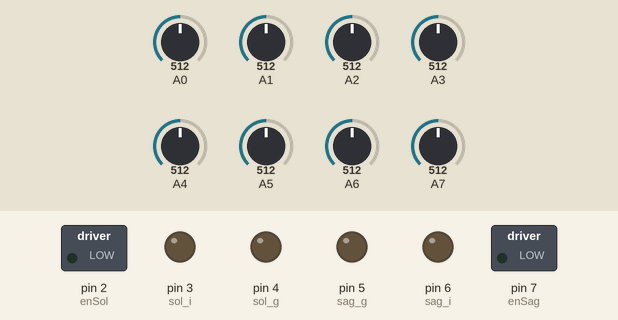
The sketch below on a simulated Arduino Uno, built with avr-gcc and run on an emulated ATmega328P. Parts: switched loads named in the sketch (green lamp = pin HIGH), output pins drawn as LEDs (lit = HIGH). The test bench sets the inputs (shaded band); at power-on: A0 = 512, A1 = 512, A2 = 512, A3 = 512, A4 = 512, A5 = 512, A6 = 512, A7 = 512.

Above: at 0.1 s.
At 19.2 s:
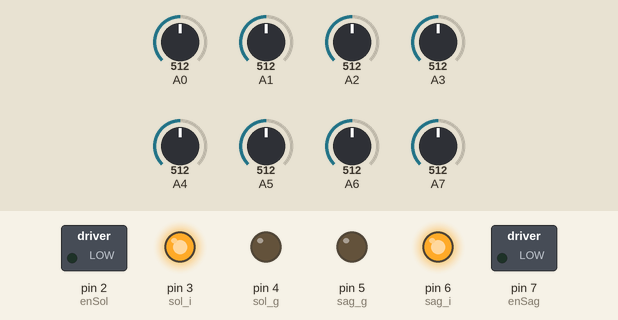
19.3 s: A0 set to 390
At 20.4 s:
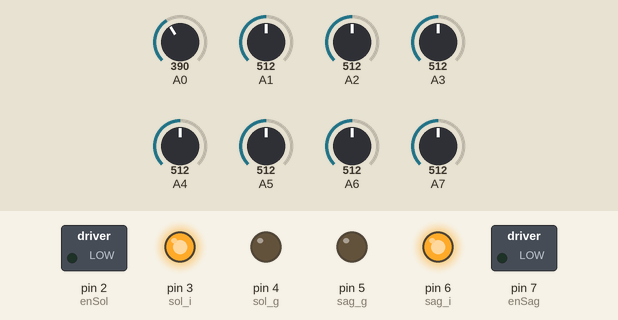
Timing chart, 0 to 22.3 s (numbered marks = the images above; inputs shaded):
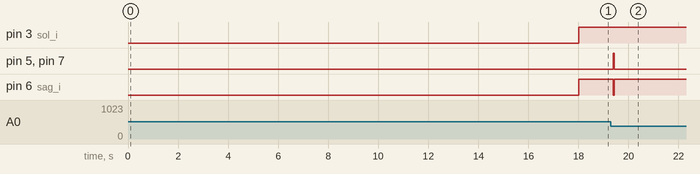

The sketch:

aaaa.ino
```cpp
#include <QTRSensors.h>
#define NUM_SENSORS 8
#define NUM_SAMPLES_PER_SENSOR 4
#define EMITTER_PIN 13

const int enSol = 2;
const int sol_i = 3;
const int sol_g = 4;
const int enSag = 7;
const int sag_i = 6;
const int sag_g = 5;


int hiz = 70;
float KP = 0.01;
float KD = 0.1;


int lastError = 0; //emin degilim bundan altta =error seklindede yazılabilir
//8 sensor icin
int ortaNok=3500;
unsigned long son_t;
unsigned long ilk_t = 0;


//0=siyah cizgi, 1=beyaz cizgi
boolean zemin = 1;


//sıraası ile analog 0-7 arasi 8 tane
//(unsigned char* analogPins, unsigned char numSensors, unsigned char numSamplesPerSensor = 4, unsigned char emitterPin = QTR_NO_EMITTER_PIN)
QTRSensorsAnalog qtra((unsigned char[]) {0,1,2,3,4,5,6,7}, NUM_SENSORS, NUM_SAMPLES_PER_SENSOR, EMITTER_PIN);


void setup() {
  Serial.begin(9600); //led eklemezsek setup in sonuna koy

  pinMode(sag_i, OUTPUT);
  pinMode(sag_g, OUTPUT);
  pinMode(sol_i, OUTPUT);
  pinMode(sol_g, OUTPUT);

  int i;
  //Bu alt satır silinebilir ya da azaltılabilir
  for(i = 0; i < 400; i++)    //burda 250 kullanmis  5sn ben 400 kullandım yaklasık 10 sn
  {
    qtra.calibrate();
    delay(20);
  }

  //TODO buraya bitince led yanmasını sagla
  }

void loop() {
  unsigned int sensor[NUM_SENSORS];
  int pozisyon = qtra.readLine(sensor, true, zemin);
  int error = pozisyon - ortaNok;

  //PID
  while (son_t - ilk_t <= 50){
    son_t = millis();
    }

  int fark = (KP*error) + (KD*((error - lastError)/(son_t - ilk_t)));
  ilk_t = son_t;
  lastError = error;


  if (fark < 0)
    {motor(hiz,hiz+fark);}
  else if (fark > 0)
    {motor(hiz-fark,hiz);}
  else
    {motor(hiz,hiz);}
}

void motor(int sol,int sag){
  if (sol>=0)
  {
    digitalWrite(sol_i,HIGH);
    digitalWrite(sol_g,LOW);
  }
  else
  {
    digitalWrite(sol_i,LOW);
    digitalWrite(sol_g,HIGH);
    sol *= -1;
  }
  if (sag>=0)
  {
     digitalWrite(sag_i,HIGH);
     digitalWrite(sag_g,LOW);
  }
  else
  {
   digitalWrite(sag_i,LOW);
   digitalWrite(sag_g,HIGH);
    sag*= -1;
  }
  analogWrite(enSag,sag);
  analogWrite(enSol,sol);
}
```

Measured:
- after the input at 19.3 s, pin 5 (sag_g), pin 7 (enSag): LOW → HIGH after 0.09 s, → LOW 0.05 s later; pin 6 (sag_i): HIGH → LOW after 0.09 s, → HIGH 0.05 s later
